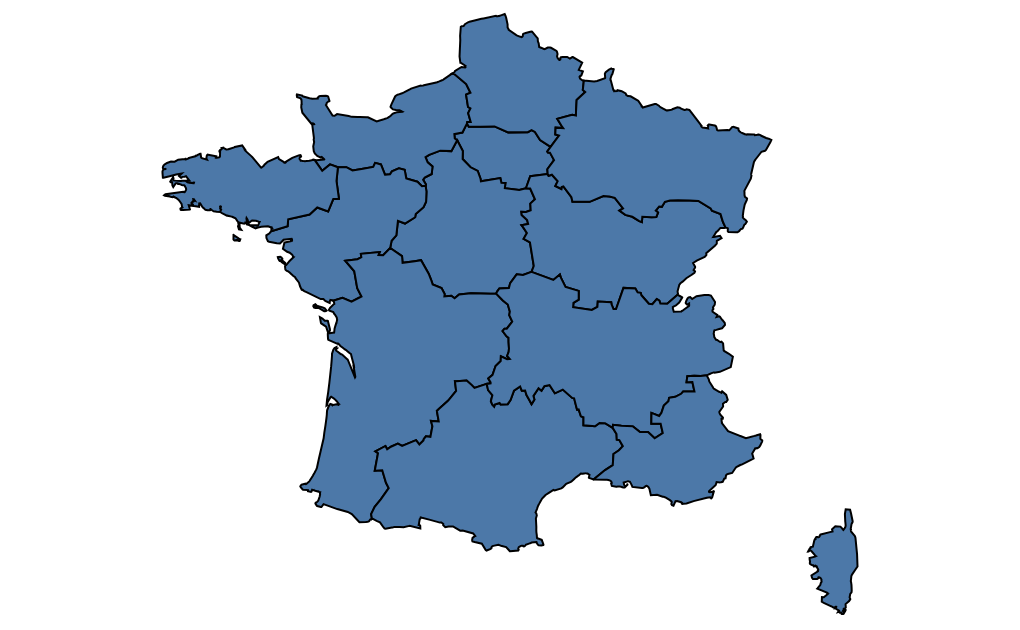

Notebook code cell kept with this figure:
### Markdown cell above
### Generate cartographic visualization with Vega-Altair

Vega allows for the creation of map-based visualizations using the same approach. Various types of symbols (marks) are available to create such visualizations, like:
- "geoshape" is used to represent the geometry of polygonal features stored in GeoJSON or TopoJSON format (mark_geoshape).
- "point" allows for the visualization of punctual geometries based on geographic coordinates stored in a table dataset.
- "rule" allows for the visualization of linear geometries based on the geographic coordinates of two points on a line, stored in a table dataset.
- "text" allows for the placement of labels, based on punctual coordinates.

Creating map visualizations requires specifying the projection used for projecting geographic coordinates on the plane map (project function).

A basic visualization with Vega can be the representation of the geographic features' geometry itself (contours and position). In order to visualize information related to the geographic features, this information has to 1. being integrated in the features' attribute table, or 2. being linked from an external table using a key-attribute. A geographical and a non-geographical datasets can be joined using the "lookup" property (LookupData function). Examine these various elements in the example here: https://altair-viz.github.io/gallery/choropleth.html .

In JSON specification of Vega and Vega-Lite libraries, different elements can be combined into a single visualization using the "layer" property. In Vega-Altair API approach, each component of the map can be stored in a variable, and combined later by "concatening" them using the "+" operator. Examine how these elements are combined here: https://altair-viz.github.io/gallery/london_tube.html .

You can find a example of map below. The join with table data is yet to be done.

### Code cell
# Load the random GeoJSON data
altair.Chart(data_geojson_regions).mark_geoshape(stroke='black').encode(
    tooltip=[
                altair.Tooltip("properties.libelle_geog", type='nominal', title="name")#use properties node to access the attributes of geojson files
            ]
).properties(
    width=500,
    height=300
)
